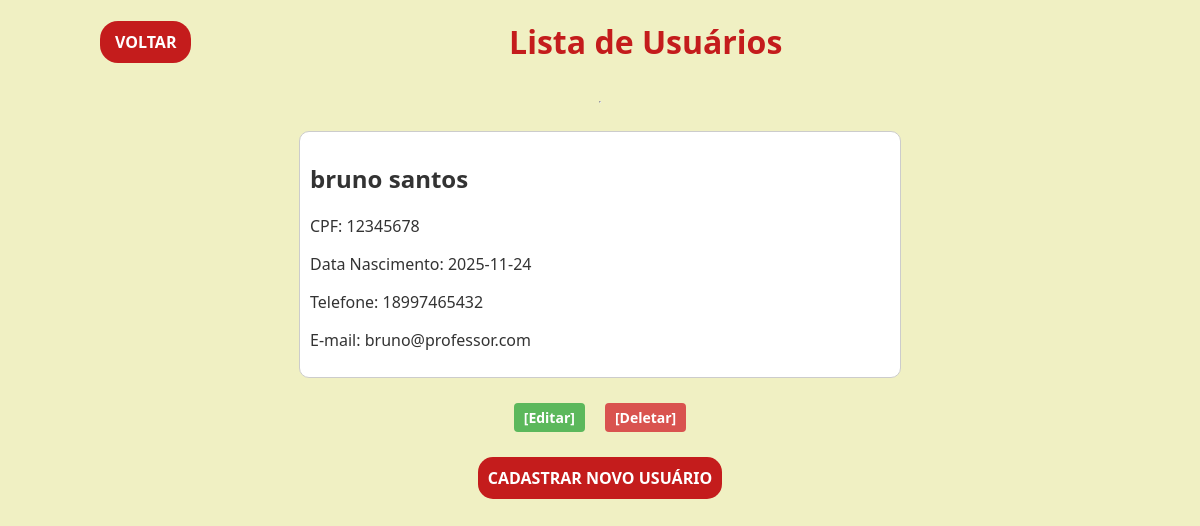
/processamento/listarUsuario.php, run on the app's committed database.
### tables this page shows
CREATE TABLE `usuario` (
  `cpf` varchar(15) NOT NULL,
  `nome` varchar(40) NOT NULL,
  `sobrenome` varchar(60) NOT NULL,
  `telefone` varchar(15) NOT NULL,
  `email` varchar(50) NOT NULL,
  `senha` varchar(20) NOT NULL,
  `dataNasc` date NOT NULL
);

### processamento/funcaoDB.php (called while the page is built, shortened)
<?php
    function conectarBD(){
        $conexao = mysqli_connect("localhost", "root", "", "trab_eletivas");
        return ($conexao);
    }
    function retornarCliente(){
        $conexao = conectarBD();
        $consulta = "SELECT * FROM usuario";
        $listaCliente = mysqli_query($conexao, $consulta);
        return $listaCliente;
    }
?>

### processamento/listarUsuario.php (the view, shortened to what this page needs)
<?php
    require_once "funcaoDB.php";
?>
<!DOCTYPE html>
<html lang="pt-BR">
<head>
    <link rel="stylesheet" href="../assets/css/listarUsuario.css">
</head>
<body>
    <header>
        <a href="../view/meuUsuario.html">VOLTAR</a>
        <h1>Lista de Usuários</h1>
    </header>
    <hr>
    <?php
        $listaCliente = retornarCliente();
        while($cliente = mysqli_fetch_assoc($listaCliente)){
            echo "<section style='border: 1px solid #ccc; padding: 10px; margin-bottom: 10px;'>";
            echo "<h2>" .$cliente["nome"] ." ". $cliente["sobrenome"]."</h2>";
            echo "<p>CPF: ". $cliente["cpf"] . "</p>";
            echo "<p> Data Nascimento: ". $cliente["dataNasc"] . "</p>";
            echo "<p> Telefone: ". $cliente["telefone"] . "</p>";
            echo "<p> E-mail: ". $cliente["email"]. "</p>";
            echo "</section>";
            echo "<div class='container-botoes'>";
            echo "<a href='editarUsuario.php?cpf=" . $cliente["cpf"] . "' class='btn-acao'>[Editar]</a> ";
            echo "<a href='deletarUsuario.php?cpf=" . $cliente["cpf"] . "' class='btn-acao' onclick=\"return confirm('Tem certeza que deseja deletar o usuário " . $cliente["nome"] . "?');\">[Deletar]</a>";
            echo "</div>";
        }
    ?>
    <a href="cadastroUsuario.php" class="btn">CADASTRAR NOVO USUÁRIO</a>
</body>
</html>

### assets/css/listarUsuario.css (style rules this page uses)
body { font-family: 'Segoe UI', Tahoma, Geneva, Verdana, sans-serif; background-color: rgb(240, 240, 195); color: rgb(51, 51, 51); padding: 20px; margin: 0; display: flex; flex-direction: column; align-items: center; min-height: 100vh; }
header { width: 90%; max-width: 1000px; display: flex; justify-content: space-between; align-items: center; margin-bottom: 20px; padding-bottom: 10px; }
header a { text-decoration: none; background-color: rgb(196, 28, 28); color: rgb(255, 255, 255); padding: 10px 15px; border-radius: 18px; font-weight: bold; transition: background-color 0.3s; }
h1 { color: rgb(196, 28, 28); font-size: 2em; margin: auto; }
section { background-color: white; width: 50%; border: solid white 1px; border-radius: 10px; padding: 20px; margin: 20px; }
.btn-acao { display: inline-block; padding: 5px 10px; margin: 5px; border: none; border-radius: 4px; cursor: pointer; text-decoration: none; text-align: center; font-size: 14px; font-weight: bold; display: flex; flex-direction: row; color: white; background-color: #5cb85c; transition: background-color 0.3s ease; }
a[href*="deletarUsuario.php"] { background-color: #d9534f; / }
.container-botoes { display: flex; flex-direction: row; gap: 10px; justify-content: center; align-items: center; margin-top: 10px; }
.btn { background-color: rgb(196, 28, 28); color: rgb(255, 255, 255); text-decoration: none; margin-top: 20px; padding: 10px; font-weight: bold; border-radius: 15px; }

### data on the page
usuario: nome "bruno", sobrenome "santos", cpf "12345678", dataNasc "2025-11-24", telefone "18997465432", email "bruno@professor.com"
